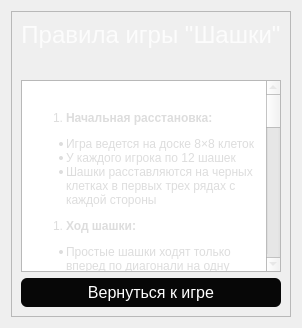
           <widget class="QWidget" name="third_central_widget">
            <attribute name="title">
             <string>Tab 2</string>
            </attribute>
            <layout class="QVBoxLayout" name="verticalLayout_12">
             <item>
              <widget class="QFrame" name="frame_13">
               <property name="frameShape">
                <enum>QFrame::Shape::StyledPanel</enum>
               </property>
               <property name="frameShadow">
                <enum>QFrame::Shadow::Raised</enum>
               </property>
               <layout class="QVBoxLayout" name="verticalLayout_13">
                <item>
                 <widget class="QLabel" name="label_19">
                  <property name="font">
                   <font>
                    <pointsize>-1</pointsize>
                    <bold>false</bold>
                   </font>
                  </property>
                  <property name="styleSheet">
                   <string notr="true">font-size:24px;
color:rgb(252, 252, 252);
</string>
                  </property>
                  <property name="text">
                   <string>Правила игры &quot;Шашки&quot;</string>
                  </property>
                  <property name="alignment">
                   <set>Qt::AlignmentFlag::AlignCenter</set>
                  </property>
                 </widget>
                </item>
                <item>
                 <spacer name="verticalSpacer_8">
                  <property name="orientation">
                   <enum>Qt::Orientation::Vertical</enum>
                  </property>
                  <property name="sizeType">
                   <enum>QSizePolicy::Policy::Fixed</enum>
                  </property>
                  <property name="sizeHint" stdset="0">
                   <size>
                    <width>20</width>
                    <height>25</height>
                   </size>
                  </property>
                 </spacer>
                </item>
                <item>
                 <widget class="QTextEdit" name="textEdit_3">
                  <property name="styleSheet">
                   <string notr="true">color:rgb(221, 221, 221);</string>
                  </property>
                  <property name="readOnly">
                   <bool>true</bool>
                  </property>
                  <property name="html">
                   <string>&lt;!DOCTYPE HTML PUBLIC &quot;-//W3C//DTD HTML 4.0//EN&quot; &quot;http://www.w3.org/TR/REC-html40/strict.dtd&quot;&gt;
&lt;html&gt;&lt;head&gt;&lt;meta name=&quot;qrichtext&quot; content=&quot;1&quot; /&gt;&lt;meta charset=&quot;utf-8&quot; /&gt;&lt;style type=&quot;text/css&quot;&gt;
p, li { white-space: pre-wrap; }
hr { height: 1px; border-width: 0; }
li.unchecked::marker { content: &quot;\2610&quot;; }
li.checked::marker { content: &quot;\2612&quot;; }
&lt;/style&gt;&lt;/head&gt;&lt;body style=&quot; font-family:'Segoe UI'; font-size:12px; font-weight:400; font-style:normal;&quot;&gt;
&lt;p style=&quot;-qt-paragraph-type:empty; margin-top:12px; margin-bottom:12px; margin-left:0px; margin-right:0px; -qt-block-indent:0; text-indent:0px;&quot;&gt;&lt;br /&gt;&lt;/p&gt;
&lt;ol style=&quot;margin-top: 0px; margin-bottom: 0px; margin-left: 0px; margin-right: 0px; -qt-list-indent: 1;&quot;&gt;
&lt;li style=&quot; margin-top:12px; margin-bottom:12px; margin-left:0px; margin-right:0px; -qt-block-indent:0; text-indent:0px;&quot;&gt;&lt;span style=&quot; font-weight:700;&quot;&gt;Начальная расстановка:&lt;/span&gt;&lt;/li&gt;&lt;/ol&gt;
&lt;ul style=&quot;margin-top: 0px; margin-bottom: 0px; margin-left: 0px; margin-right: 0px; -qt-list-indent: 1;&quot;&gt;
&lt;li style=&quot; margin-top:12px; margin-bottom:0px; margin-left:0px; margin-right:0px; -qt-block-indent:0; text-indent:0px;&quot;&gt;Игра ведется на доске 8×8 клеток&lt;/li&gt;
&lt;li style=&quot; margin-top:0px; margin-bottom:0px; margin-left:0px; margin-right:0px; -qt-block-indent:0; text-indent:0px;&quot;&gt;У каждого игрока по 12 шашек&lt;/li&gt;
&lt;li style=&quot; margin-top:0px; margin-bottom:12px; margin-left:0px; margin-right:0px; -qt-block-indent:0; text-indent:0px;&quot;&gt;Шашки расставляются на черных клетках в первых трех рядах с каждой стороны&lt;/li&gt;&lt;/ul&gt;
&lt;ol start=&quot;2&quot; style=&quot;margin-top: 0px; margin-bottom: 0px; margin-left: 0px; margin-right: 0px; -qt-list-indent: 1;&quot;&gt;
&lt;li style=&quot; margin-top:12px; margin-bottom:12px; margin-left:0px; margin-right:0px; -qt-block-indent:0; text-indent:0px;&quot;&gt;&lt;span style=&quot; font-weight:700;&quot;&gt;Ход шашки:&lt;/span&gt;&lt;/li&gt;&lt;/ol&gt;
&lt;ul style=&quot;margin-top: 0px; margin-bottom: 0px; margin-left: 0px; margin-right: 0px; -qt-list-indent: 1;&quot;&gt;
&lt;li style=&quot; margin-top:12px; margin-bottom:0px; margin-left:0px; margin-right:0px; -qt-block-indent:0; text-indent:0px;&quot;&gt;Простые шашки ходят только вперед по диагонали на одну клетку&lt;/li&gt;
&lt;li style=&quot; margin-top:0px; margin-bottom:0px; margin-left:0px; margin-right:0px; -qt-block-indent:0; text-indent:0px;&quot;&gt;Ходить назад простыми шашками нельзя&lt;/li&gt;
&lt;li style=&quot; margin-top:0px; margin-bottom:12px; margin-left:0px; margin-right:0px; -qt-block-indent:0; text-indent:0px;&quot;&gt;Если шашка достигает последней горизонтали (дамочного поля), она становится дамкой&lt;/li&gt;&lt;/ul&gt;
&lt;ol start=&quot;3&quot; style=&quot;margin-top: 0px; margin-bottom: 0px; margin-left: 0px; margin-right: 0px; -qt-list-indent: 1;&quot;&gt;
&lt;li style=&quot; margin-top:12px; margin-bottom:12px; margin-left:0px; margin-right:0px; -qt-block-indent:0; text-indent:0px;&quot;&gt;&lt;span style=&quot; font-weight:700;&quot;&gt;Взятие (бой):&lt;/span&gt;&lt;/li&gt;&lt;/ol&gt;
&lt;ul style=&quot;margin-top: 0px; margin-bottom: 0px; margin-left: 0px; margin-right: 0px; -qt-list-indent: 1;&quot;&gt;
&lt;li style=&quot; margin-top:12px; margin-bottom:0px; margin-left:0px; margin-right:0px; -qt-block-indent:0; text-indent:0px;&quot;&gt;Если перед шашкой находится шашка противника, а за ней свободное поле, то шашку противника нужно обязательно взять, перепрыгнув через неё&lt;/li&gt;
&lt;li style=&quot; margin-top:0px; margin-bottom:0px; margin-left:0px; margin-right:0px; -qt-block-indent:0; text-indent:0px;&quot;&gt;Взятие может происходить как вперед, так и назад&lt;/li&gt;
&lt;li style=&quot; margin-top:0px; margin-bottom:0px; margin-left:0px; margin-right:0px; -qt-block-indent:0; text-indent:0px;&quot;&gt;За один ход можно взять несколько шашек противника&lt;/li&gt;
&lt;li style=&quot; margin-top:0px; margin-bottom:12px; margin-left:0px; margin-right:0px; -qt-block-indent:0; text-indent:0px;&quot;&gt;Взятие обязательно - если есть возможность взять шашку противника, игрок обязан это сделать&lt;/li&gt;&lt;/ul&gt;
&lt;ol start=&quot;4&quot; style=&quot;margin-top: 0px; margin-bottom: 0px; margin-left: 0px; margin-right: 0px; -qt-list-indent: 1;&quot;&gt;
&lt;li style=&quot; margin-top:12px; margin-bottom:12px; margin-left:0px; margin-right:0px; -qt-block-indent:0; text-indent:0px;&quot;&gt;&lt;span style=&quot; font-weight:700;&quot;&gt;Дамка:&lt;/span&gt;&lt;/li&gt;&lt;/ol&gt;
&lt;ul style=&quot;margin-top: 0px; margin-bottom: 0px; margin-left: 0px; margin-right: 0px; -qt-list-indent: 1;&quot;&gt;
&lt;li style=&quot; margin-top:12px; margin-bottom:0px; margin-left:0px; margin-right:0px; -qt-block-indent:0; text-indent:0px;&quot;&gt;Дамка может ходить на любое количество полей по диагонали вперед и назад&lt;/li&gt;
&lt;li style=&quot; margin-top:0px; margin-bottom:0px; margin-left:0px; margin-right:0px; -qt-block-indent:0; text-indent:0px;&quot;&gt;При взятии дамка может прыгать через шашки противника на любое свободное поле по диагонали за ними&lt;/li&gt;
&lt;li style=&quot; margin-top:0px; margin-bottom:12px; margin-left:0px; margin-right:0px; -qt-block-indent:0; text-indent:0px;&quot;&gt;Дамка также обязана брать шашки противника при возможности&lt;/li&gt;&lt;/ul&gt;
&lt;ol start=&quot;5&quot; style=&quot;margin-top: 0px; margin-bottom: 0px; margin-left: 0px; margin-right: 0px; -qt-list-indent: 1;&quot;&gt;
&lt;li style=&quot; margin-top:12px; margin-bottom:12px; margin-left:0px; margin-right:0px; -qt-block-indent:0; text-indent:0px;&quot;&gt;&lt;span style=&quot; font-weight:700;&quot;&gt;Условия победы:&lt;/span&gt;&lt;/li&gt;&lt;/ol&gt;
&lt;ul style=&quot;margin-top: 0px; margin-bottom: 0px; margin-left: 0px; margin-right: 0px; -qt-list-indent: 1;&quot;&gt;
&lt;li style=&quot; margin-top:12px; margin-bottom:0px; margin-left:0px; margin-right:0px; -qt-block-indent:0; text-indent:0px;&quot;&gt;Выигрывает тот, кто первым уничтожит все шашки противника&lt;/li&gt;
&lt;li style=&quot; margin-top:0px; margin-bottom:0px; margin-left:0px; margin-right:0px; -qt-block-indent:0; text-indent:0px;&quot;&gt;Также победа присуждается, если у противника нет возможности сделать ход&lt;/li&gt;
&lt;li style=&quot; margin-top:0px; margin-bottom:12px; margin-left:0px; margin-right:0px; -qt-block-indent:0; text-indent:0px;&quot;&gt;Ничья объявляется по согласию игроков или если три раза повторяется одна и та же позиция&lt;/li&gt;&lt;/ul&gt;
&lt;ol start=&quot;6&quot; style=&quot;margin-top: 0px; margin-bottom: 0px; margin-left: 0px; margin-right: 0px; -qt-list-indent: 1;&quot;&gt;
&lt;li style=&quot; margin-top:12px; margin-bottom:12px; margin-left:0px; margin-right:0px; -qt-block-indent:0; text-indent:0px;&quot;&gt;&lt;span style=&quot; font-weight:700;&quot;&gt;Дополнительные правила:&lt;/span&gt;&lt;/li&gt;&lt;/ol&gt;
&lt;ul style=&quot;margin-top: 0px; margin-bottom: 0px; margin-left: 0px; margin-right: 0px; -qt-list-indent: 1;&quot;&gt;
&lt;li style=&quot; margin-top:12px; margin-bottom:0px; margin-left:0px; margin-right:0px; -qt-block-indent:0; text-indent:0px;&quot;&gt;Если есть несколько вариантов взятия, игрок может выбрать любой из них&lt;/li&gt;
&lt;li style=&quot; margin-top:0px; margin-bottom:12px; margin-left:0px; margin-right:0px; -qt-block-indent:0; text-indent:0px;&quot;&gt;При взятии нескольких шашек за один ход нельзя проходить дважды через одно и то же поле&lt;/li&gt;&lt;/ul&gt;&lt;/body&gt;&lt;/html&gt;</string>
                  </property>
                 </widget>
                </item>
                <item>
                 <widget class="QPushButton" name="back_to_game">
                  <property name="styleSheet">
                   <string notr="true">background-color:rgb(7,7,7);
color:rgb(255,255,255);
font-size:16px;
padding:5px;
border-radius:6px;</string>
                  </property>
                  <property name="text">
                   <string>Вернуться к игре</string>
                  </property>
                 </widget>
                </item>
               </layout>
              </widget>
             </item>
            </layout>
           </widget>
